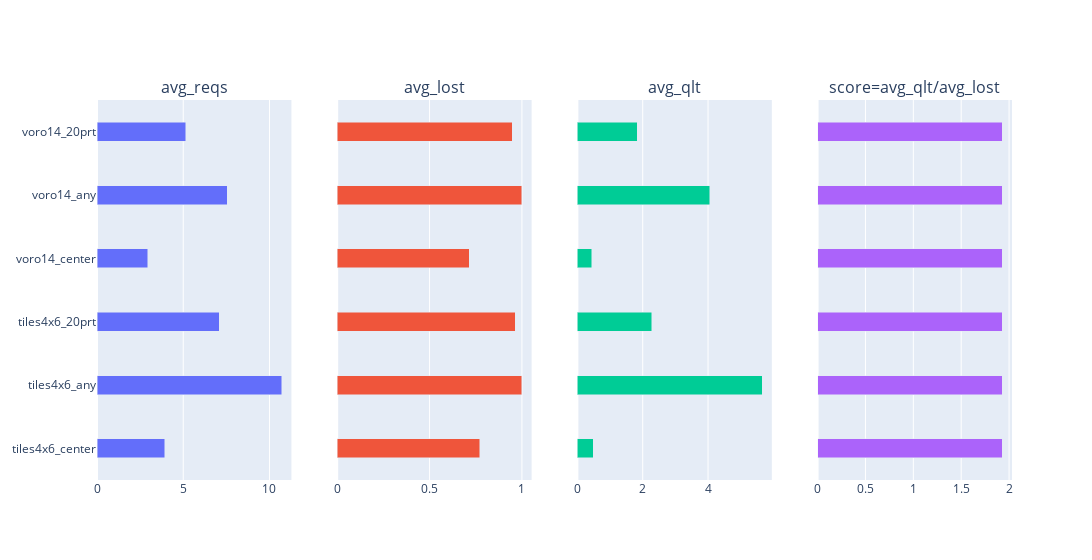

Source (notebook cell):
### Code cell
from users360 import *
Trajectories.singleton().show_tileset_metrics()

### Figure 1 — Plotly figure (JSON) as saved in the notebook; plotly's stock layout.template omitted (floating-point values rounded to 4 significant figures)
{"data": [{"orientation": "h", "type": "bar", "width": 0.3, "x": [3.915, 10.71, 7.095, 2.935, 7.555, 5.14], "xaxis": "x", "y": ["tiles4x6_center", "tiles4x6_any", "tiles4x6_20prt", "voro14_center", "voro14_any", "voro14_20prt"], "yaxis": "y"}, {"orientation": "h", "type": "bar", "width": 0.3, "x": [0.7729, 1.0, 0.9642, 0.7144, 1.0, 0.9471], "xaxis": "x2", "y": ["tiles4x6_center", "tiles4x6_any", "tiles4x6_20prt", "voro14_center", "voro14_any", "voro14_20prt"], "yaxis": "y2"}, {"orientation": "h", "type": "bar", "width": 0.3, "x": [0.484, 5.655, 2.282, 0.4461, 4.055, 1.827], "xaxis": "x3", "y": ["tiles4x6_center", "tiles4x6_any", "tiles4x6_20prt", "voro14_center", "voro14_any", "voro14_20prt"], "yaxis": "y3"}, {"orientation": "h", "type": "bar", "width": 0.3, "x": [1.929, 1.929, 1.929, 1.929, 1.929, 1.929], "xaxis": "x4", "y": ["tiles4x6_center", "tiles4x6_any", "tiles4x6_20prt", "voro14_center", "voro14_any", "voro14_20prt"], "yaxis": "y4"}], "layout": {"annotations": [{"font": {"size": 16}, "showarrow": false, "text": "avg_reqs", "x": 0.1062, "xanchor": "center", "xref": "paper", "y": 1, "yanchor": "bottom", "yref": "paper"}, {"font": {"size": 16}, "showarrow": false, "text": "avg_lost", "x": 0.3688, "xanchor": "center", "xref": "paper", "y": 1, "yanchor": "bottom", "yref": "paper"}, {"font": {"size": 16}, "showarrow": false, "text": "avg_qlt", "x": 0.6313, "xanchor": "center", "xref": "paper", "y": 1, "yanchor": "bottom", "yref": "paper"}, {"font": {"size": 16}, "showarrow": false, "text": "score=avg_qlt/avg_lost", "x": 0.8938, "xanchor": "center", "xref": "paper", "y": 1, "yanchor": "bottom", "yref": "paper"}], "barmode": "stack", "showlegend": false, "width": 1500, "xaxis": {"anchor": "y", "domain": [0, 0.2125]}, "xaxis2": {"anchor": "y2", "domain": [0.2625, 0.475]}, "xaxis3": {"anchor": "y3", "domain": [0.525, 0.7375]}, "xaxis4": {"anchor": "y4", "domain": [0.7875, 1]}, "yaxis": {"anchor": "x", "domain": [0, 1]}, "yaxis2": {"anchor": "x2", "domain": [0, 1], "matches": "y", "showticklabels": false}, "yaxis3": {"anchor": "x3", "domain": [0, 1], "matches": "y", "showticklabels": false}, "yaxis4": {"anchor": "x4", "domain": [0, 1], "matches": "y", "showticklabels": false}}}
